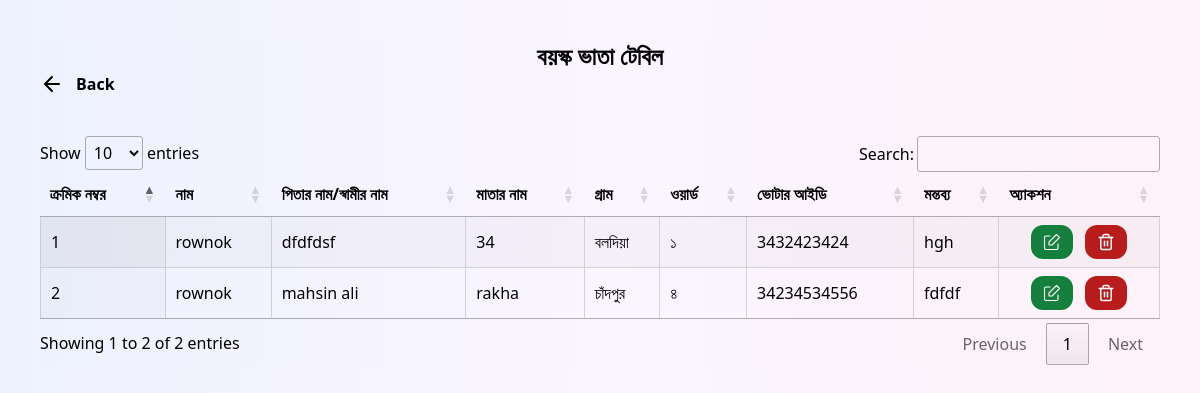
The page /boyoskotable.php (signed in) on the database its author committed.
### tables this page shows
CREATE TABLE `boyoskovata` (
  `id` int(11) NOT NULL,
  `slno` varchar(11) NOT NULL,
  `name` varchar(255) NOT NULL,
  `fatherhusband` varchar(255) NOT NULL,
  `mothername` varchar(255) NOT NULL,
  `gram` varchar(255) NOT NULL,
  `word` varchar(255) NOT NULL,
  `voterid` varchar(255) NOT NULL,
  `montobbo` varchar(255) DEFAULT NULL
);

### boyoskotable.php (the view, shortened to what this page needs)
<!doctype html>
<html>
<head>
  <link rel="stylesheet" href="https://cdn.datatables.net/1.13.5/css/jquery.dataTables.min.css">
  <link rel="stylesheet" href="style.css">
  <script src="https://cdn.tailwindcss.com"></script>
</head>
<body class="md:px-10 mx-auto bg-gradient-to-r from-indigo-50 via-purple-50 to-pink-50 z-40">
 <div class="bg-gradient-to-r from-indigo-50 via-purple-50 to-pink-50 z-40">
     <p class='text-center text-2xl font-semibold mt-10'>বয়স্ক ভাতা টেবিল</p>
     <a href="./userhome.php"
        class="text-center mb-3 font-semibold flex gap-3 items-center sticky top-0 left-0  ">
         <svg xmlns="http://www.w3.org/2000/svg" width="24" height="24" viewBox="0 0 24 24" fill="none"
              stroke="#000000" stroke-width="2" stroke-linecap="round" stroke-linejoin="round">
             <path d="M19 12H6M12 5l-7 7 7 7" />
         </svg>
         Back</a>
     <div class="my-10">
         <table id="myTable" class="cell-border display responsive wrap" style="width:100%">
             <thead>
             <tr>
                 <th data-priority="1">ক্রমিক নম্বর</th>
                 <th data-priority="1">নাম</th>
                 <th data-priority="2">পিতার নাম/স্বামীর নাম</th>
                 <th data-priority="2">মাতার নাম</th>
                 <th data-priority="2">গ্রাম</th>
                 <th data-priority="2">ওয়ার্ড</th>
                 <th data-priority="2">ভোটার আইডি</th>
                 <th data-priority="2">মন্তব্য</th>
                 <th data-priority="2">অ্যাকশন</th>
             </tr>
             </thead>
             <tbody>
             <?php
             include './_dbconnect.php';
             $query = "SELECT * FROM `boyoskovata`";
             $poriciti = mysqli_query($con, $query);
             while ($row = mysqli_fetch_assoc($poriciti)) {
                 $id = $row['id'];
                 ?>
                 <tr class="flex flex-col flex-no wrap sm:table-row mb-2 sm:mb-0">
                     <td class=''><?= $row['slno'] ?></td>
                     <td class=''><?= $row['name'] ?></td>
                     <td class=''><?= $row['fatherhusband'] ?></td>
                     <td class=''><?= $row['mothername'] ?></td>
                     <td class=''><?= $row['gram'] ?></td>
                     <td class=''><?= $row['word'] ?></td>
                     <td class=''><?= $row['voterid'] ?></td>
                     <td class=''><?= $row['montobbo'] ?></td>
                     <td class=''>
                         <div class="flex gap-3 justify-center items-center w-full">
                             <a href='boyoskoedit.php?id=<?php echo $id; ?>' class='px-3 py-2 cursor-pointer rounded-xl text-white text-sm  bg-green-700 hover:bg-green-600  duration-300 transition flex items-center gap-1'>
                             </a>
                             <a href='./boyoskodelete.php?id=<?php echo $id; ?>' class='px-3 py-2 cursor-pointer rounded-xl text-white text-sm  bg-red-700 hover:bg-red-600  duration-300 transition flex items-center gap-1'>
                             </a>
                         </div>
                     </td>
                 </tr>
                 <?php
             }
             ?>
             </tbody>
         </table>
     </div>
 </div>
</body>
</html>

### rows shown on the page
boyoskovata: slno "2", name "rownok", fatherhusband "mahsin ali", mothername "rakha", gram "চাঁদপুর", word "৪", voterid "34234534556", montobbo "fdfdf"
boyoskovata: slno "1", name "rownok", fatherhusband "dfdfdsf", mothername "34", gram "বলদিয়া", word "১", voterid "3432423424", montobbo "hgh"
